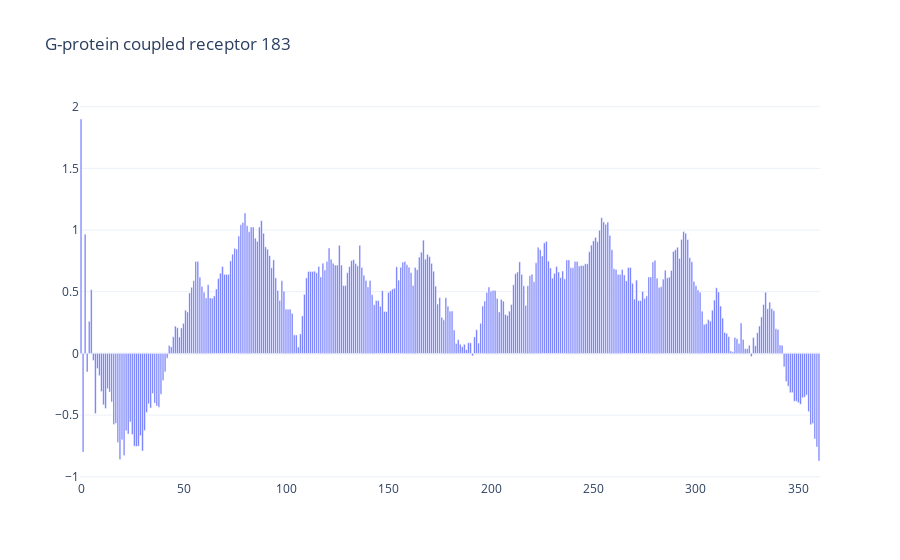

The code cell stored with this chart in its notebook:
### Code cell
s1 = Protein("G-protein coupled receptor 183", protein_s)
figure = s1.plot(window_size=50)
figure.show()
figure.write_image('Protein_hydropathy_dist.pdf')

### Figure 1 — Plotly figure (JSON) as saved in the notebook; plotly's stock layout.template omitted (floating-point values rounded to 4 significant figures; data arrays with more than 128 entries replaced by an {"elided": "..."} marker saying what was removed)
{"data": [{"type": "bar", "x": {"elided": "361 int values"}, "y": {"elided": "361 float values"}}], "layout": {"title": {"text": "G-protein coupled receptor 183"}}}
